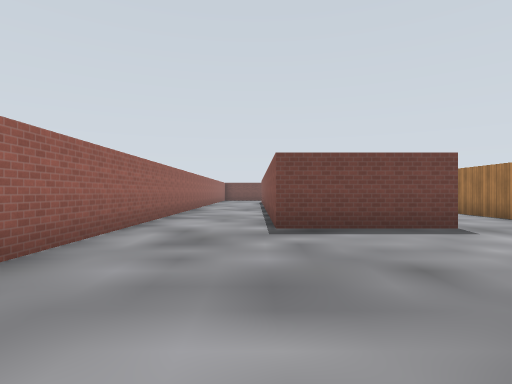
[1] (above)

21 first-person views from a walk through a Gazebo world. The camera is 1.2 m above the floor, looks level and sees 80° across. The floor is counted in squares, 2 m on a side. Each view is taken from the middle of a square. On the plan, view 1 faces up. The plan holds only what a view shows up to about 9 squares ahead; the rest is blank. The place goes on beyond the plan. Gazebo's built-in surfaces are drawn with simple patterns.

[2]
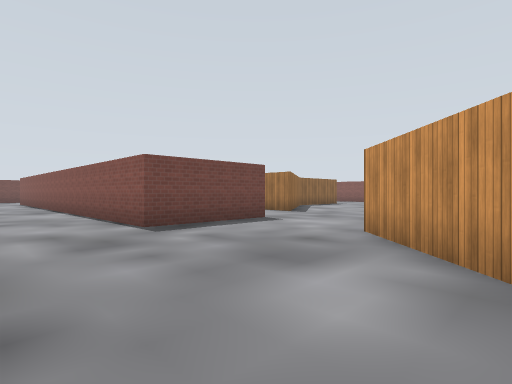

[3]
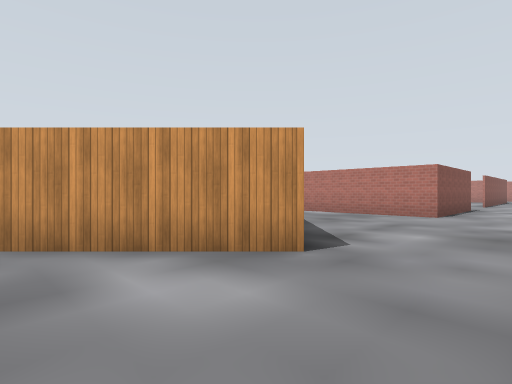

[4]
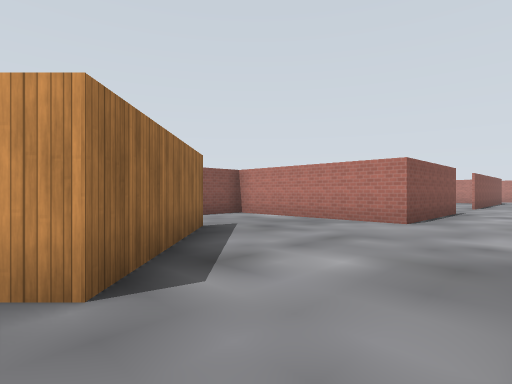

[5]
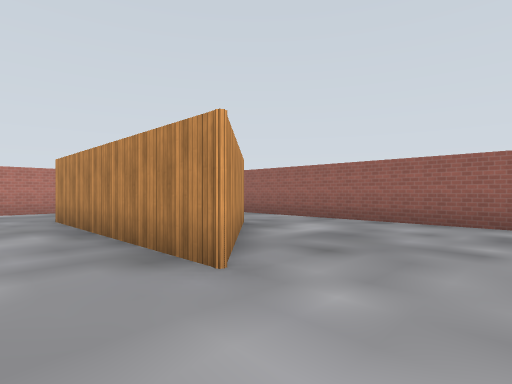

[6]
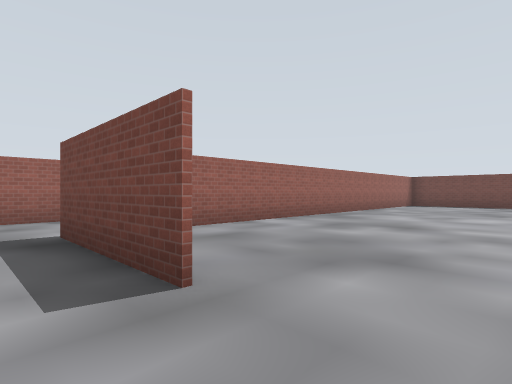

[7]
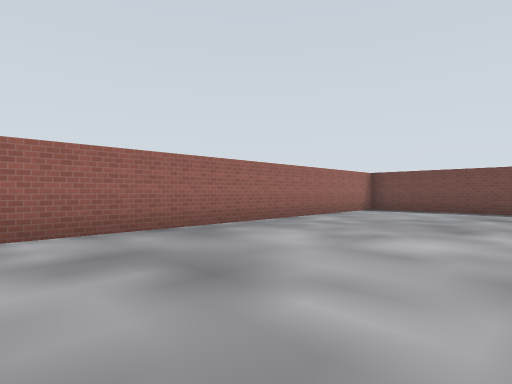

[8]
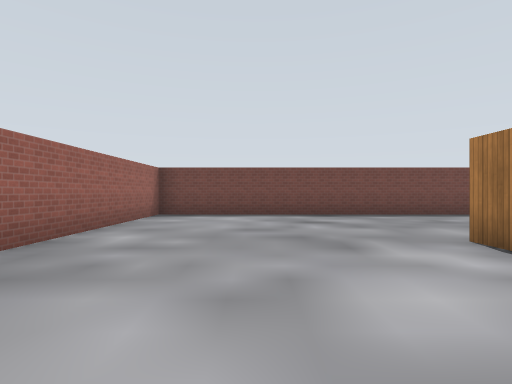

[9]
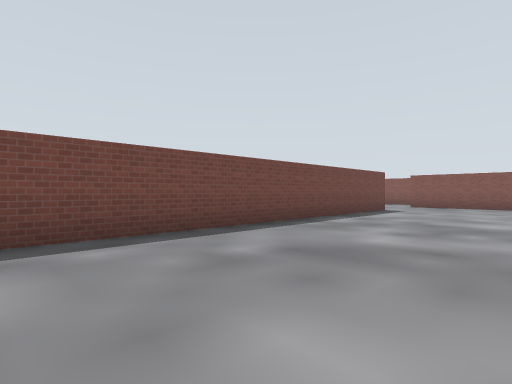

[10]
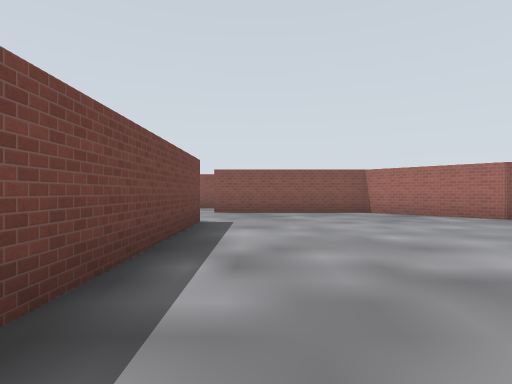

[11]
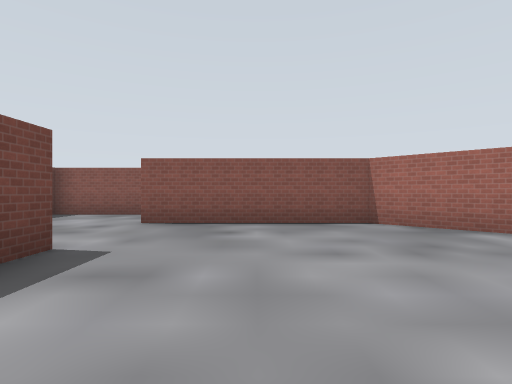

[12]
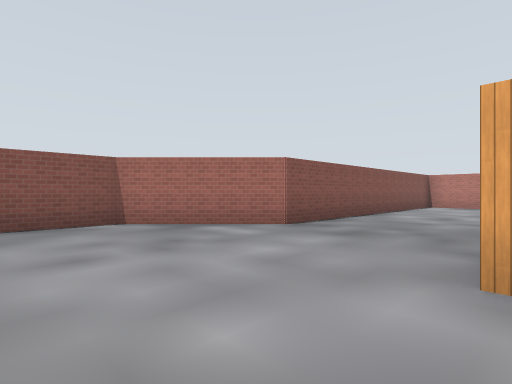

[13]
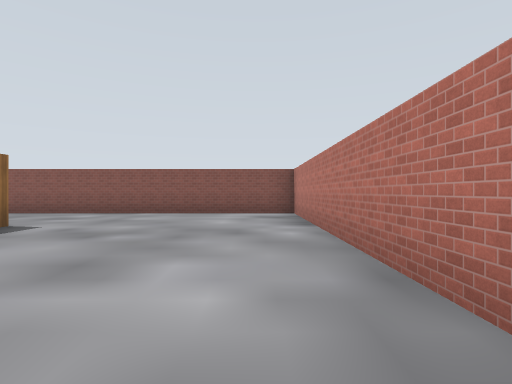

[14]
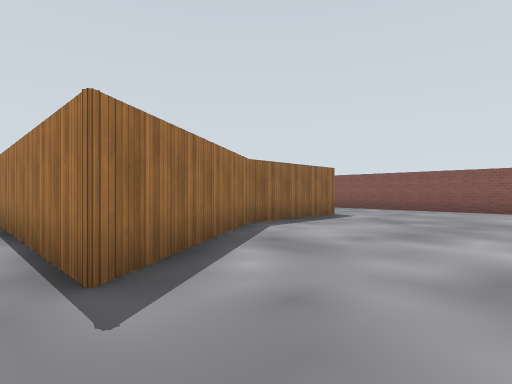

[15]
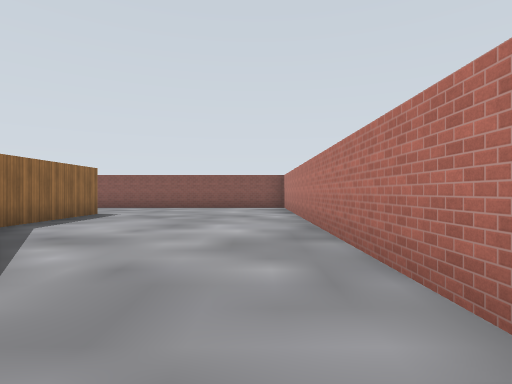

[16]
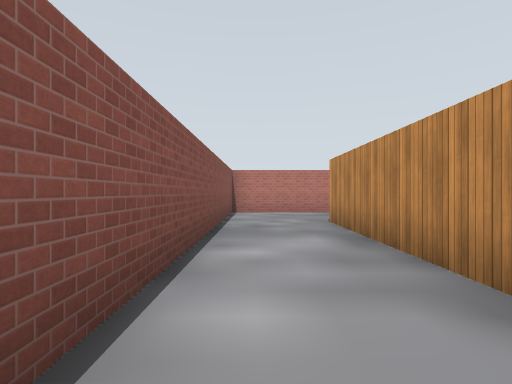

[17]
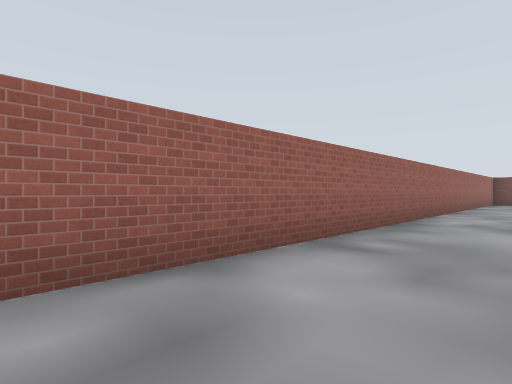

[18]
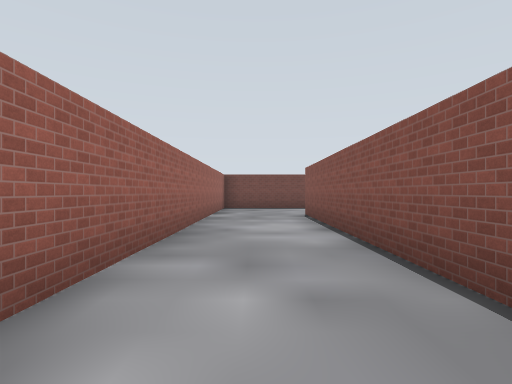

[19]
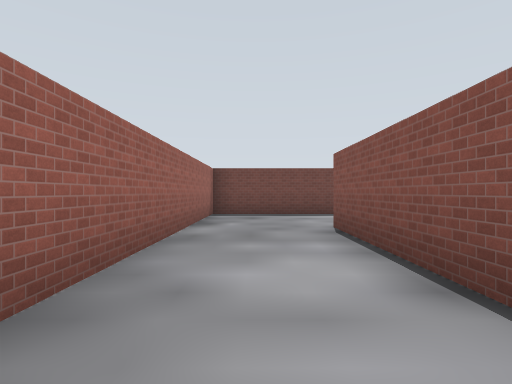

[20]
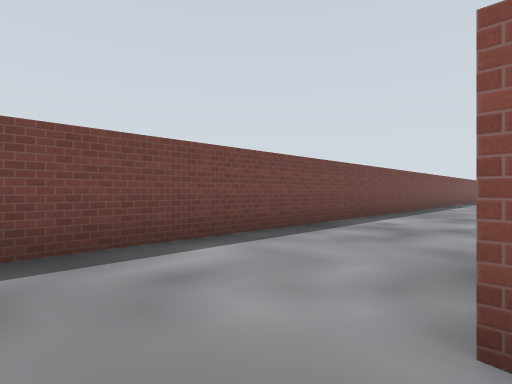

[21]
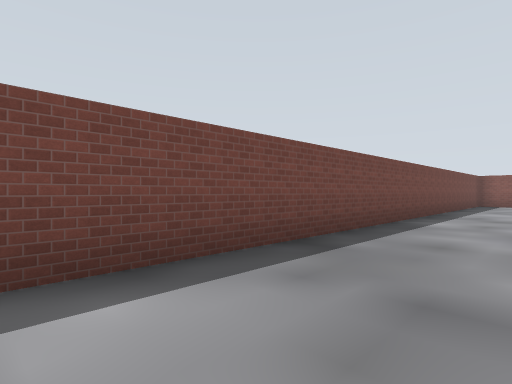

### Floor plan
Ten units are one square. View 1 is at (0, 0); x grows to the right and y downward. Boxes are objects, and circles mark ways between rooms. Rooms are numbered by the first view taken in them; rooms with no view inside come last. Other rooms are left out.
<svg viewBox="-27 -219 234 284">
<path fill="none" stroke="#000" d="M154 -214 -22 -214 -22 -4M24 -50 3 -50 3 -182M202 -190 202 -214M-2 5 25 -22M25 32 -2 5M0 60 25 60M-22 -4 -22 26M124 -83 91 -83 56 -61 56 -109M56 -130 56 -137M53 -29 156 -29 156 -116 179 -138 179 -182M34 -50 24 -50M25 -22 25 32M153 -181 4 -181 4 -70M25 60 47 60 47 -22"/>
<circle cx="-15" cy="5" r="3" fill="#2a7"/>
<circle cx="165" cy="-180" r="3" fill="#2a7"/>
<circle cx="20" cy="-35" r="3" fill="#2a7"/>
<circle cx="20" cy="45" r="3" fill="#2a7"/>
<text x="50" y="-190">1</text>
<text x="0" y="30">2</text>
<text x="90" y="-80">3</text>
</svg>
Room 1 opens to room 2. Room 1 opens to room 3. Room 2 opens to room 3.

Where each view was taken, in squares from view 1:
view 1: 0 up, 0 right, facing up
view 2: 0 up, 2 left, facing up-right
view 3: 2 up, 2 left, facing down-right
view 4: 0 up, 2 left, facing down-right
view 5: 4 up, 4 right, facing down-left
view 6: 4 up, 5 right, facing up-left
view 7: 8 up, 5 right, facing up-left
view 8: 10 up, 3 right, facing up
view 9: 14 up, 5 right, facing up-right
view 10: 17 up, 9 right, facing right
view 11: 16 up, 12 right, facing right
view 12: 16 up, 12 right, facing down-right
view 13: 4 up, 7 right, facing right
view 14: 4 up, 5 right, facing up-right
view 15: 4 up, 4 right, facing right
view 16: 3 up, 4 right, facing down
view 17: 4 up, 0 right, facing up-left
view 18: 10 up, 1 left, facing up
view 19: 13 up, 1 left, facing up
view 20: 18 up, 1 left, facing up-right
view 21: 19 up, 5 right, facing up-right
